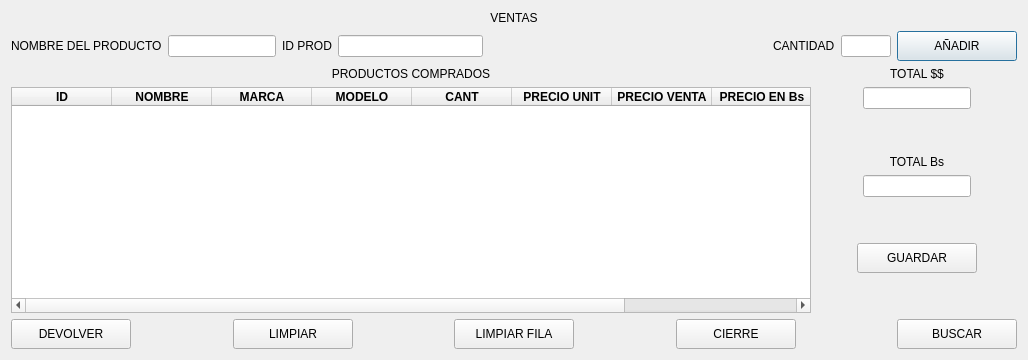
               <widget class="QWidget" name="page_ventas">
                <layout class="QVBoxLayout" name="verticalLayout_28">
                 <item>
                  <widget class="QLabel" name="label_8">
                   <property name="text">
                    <string>VENTAS</string>
                   </property>
                   <property name="alignment">
                    <set>Qt::AlignCenter</set>
                   </property>
                  </widget>
                 </item>
                 <item>
                  <layout class="QHBoxLayout" name="horizontalLayout_9">
                   <item>
                    <layout class="QHBoxLayout" name="horizontalLayout_27">
                     <item>
                      <widget class="QLabel" name="label_6">
                       <property name="text">
                        <string>NOMBRE DEL PRODUCTO</string>
                       </property>
                      </widget>
                     </item>
                     <item>
                      <widget class="QLineEdit" name="prod_name_edit">
                       <property name="minimumSize">
                        <size>
                         <width>100</width>
                         <height>0</height>
                        </size>
                       </property>
                       <property name="maximumSize">
                        <size>
                         <width>250</width>
                         <height>16777215</height>
                        </size>
                       </property>
                      </widget>
                     </item>
                    </layout>
                   </item>
                   <item>
                    <layout class="QHBoxLayout" name="horizontalLayout_7">
                     <item>
                      <widget class="QLabel" name="label_12">
                       <property name="text">
                        <string>ID PROD</string>
                       </property>
                      </widget>
                     </item>
                     <item>
                      <widget class="QLineEdit" name="id_prod_edit"/>
                     </item>
                    </layout>
                   </item>
                   <item>
                    <spacer name="horizontalSpacer_5">
                     <property name="orientation">
                      <enum>Qt::Horizontal</enum>
                     </property>
                     <property name="sizeType">
                      <enum>QSizePolicy::Expanding</enum>
                     </property>
                     <property name="sizeHint" stdset="0">
                      <size>
                       <width>40</width>
                       <height>20</height>
                      </size>
                     </property>
                    </spacer>
                   </item>
                   <item>
                    <layout class="QHBoxLayout" name="horizontalLayout_8">
                     <item>
                      <spacer name="horizontalSpacer_23">
                       <property name="orientation">
                        <enum>Qt::Horizontal</enum>
                       </property>
                       <property name="sizeHint" stdset="0">
                        <size>
                         <width>40</width>
                         <height>20</height>
                        </size>
                       </property>
                      </spacer>
                     </item>
                     <item>
                      <widget class="QLabel" name="label_11">
                       <property name="text">
                        <string>CANTIDAD</string>
                       </property>
                      </widget>
                     </item>
                     <item>
                      <widget class="QLineEdit" name="cant_prod">
                       <property name="maximumSize">
                        <size>
                         <width>50</width>
                         <height>16777215</height>
                        </size>
                       </property>
                      </widget>
                     </item>
                    </layout>
                   </item>
                   <item>
                    <widget class="QPushButton" name="add_v_btn">
                     <property name="minimumSize">
                      <size>
                       <width>120</width>
                       <height>30</height>
                      </size>
                     </property>
                     <property name="text">
                      <string>AÑADIR</string>
                     </property>
                     <property name="autoDefault">
                      <bool>true</bool>
                     </property>
                     <property name="default">
                      <bool>true</bool>
                     </property>
                    </widget>
                   </item>
                  </layout>
                 </item>
                 <item>
                  <layout class="QHBoxLayout" name="horizontalLayout_35">
                   <item>
                    <layout class="QVBoxLayout" name="verticalLayout_4">
                     <item>
                      <widget class="QLabel" name="label_4">
                       <property name="text">
                        <string>PRODUCTOS COMPRADOS</string>
                       </property>
                       <property name="alignment">
                        <set>Qt::AlignCenter</set>
                       </property>
                      </widget>
                     </item>
                     <item>
                      <widget class="QTableWidget" name="table_prod_comprados">
                       <property name="minimumSize">
                        <size>
                         <width>800</width>
                         <height>0</height>
                        </size>
                       </property>
                       <property name="maximumSize">
                        <size>
                         <width>1000</width>
                         <height>750</height>
                        </size>
                       </property>
                       <column>
                        <property name="text">
                         <string>ID</string>
                        </property>
                        <property name="font">
                         <font>
                          <weight>75</weight>
                          <bold>true</bold>
                         </font>
                        </property>
                       </column>
                       <column>
                        <property name="text">
                         <string>NOMBRE</string>
                        </property>
                        <property name="font">
                         <font>
                          <weight>75</weight>
                          <bold>true</bold>
                         </font>
                        </property>
                       </column>
                       <column>
                        <property name="text">
                         <string>MARCA</string>
                        </property>
                        <property name="font">
                         <font>
                          <weight>75</weight>
                          <bold>true</bold>
                         </font>
                        </property>
                       </column>
                       <column>
                        <property name="text">
                         <string>MODELO</string>
                        </property>
                        <property name="font">
                         <font>
                          <weight>75</weight>
                          <bold>true</bold>
                         </font>
                        </property>
                       </column>
                       <column>
                        <property name="text">
                         <string>CANT</string>
                        </property>
                        <property name="font">
                         <font>
                          <weight>75</weight>
                          <bold>true</bold>
                         </font>
                        </property>
                       </column>
                       <column>
                        <property name="text">
                         <string>PRECIO UNIT</string>
                        </property>
                        <property name="font">
                         <font>
                          <weight>75</weight>
                          <bold>true</bold>
                         </font>
                        </property>
                       </column>
                       <column>
                        <property name="text">
                         <string>PRECIO VENTA</string>
                        </property>
                        <property name="font">
                         <font>
                          <weight>75</weight>
                          <bold>true</bold>
                         </font>
                        </property>
                       </column>
                       <column>
                        <property name="text">
                         <string>PRECIO EN Bs</string>
                        </property>
                        <property name="font">
                         <font>
                          <weight>75</weight>
                          <bold>true</bold>
                         </font>
                        </property>
                       </column>
                       <column>
                        <property name="text">
                         <string/>
                        </property>
                        <property name="font">
                         <font>
                          <weight>50</weight>
                          <bold>false</bold>
                         </font>
                        </property>
                       </column>
                      </widget>
                     </item>
                    </layout>
                   </item>
                   <item>
                    <layout class="QHBoxLayout" name="horizontalLayout_34">
                     <item>
                      <layout class="QVBoxLayout" name="verticalLayout_27">
                       <item>
                        <layout class="QVBoxLayout" name="verticalLayout_10">
                         <item>
                          <layout class="QVBoxLayout" name="verticalLayout_7">
                           <item>
                            <widget class="QLabel" name="label_9">
                             <property name="layoutDirection">
                              <enum>Qt::RightToLeft</enum>
                             </property>
                             <property name="text">
                              <string>TOTAL $$</string>
                             </property>
                             <property name="alignment">
                              <set>Qt::AlignCenter</set>
                             </property>
                            </widget>
                           </item>
                           <item>
                            <layout class="QHBoxLayout" name="horizontalLayout_32">
                             <item>
                              <spacer name="horizontalSpacer_17">
                               <property name="orientation">
                                <enum>Qt::Horizontal</enum>
                               </property>
                               <property name="sizeHint" stdset="0">
                                <size>
                                 <width>40</width>
                                 <height>20</height>
                                </size>
                               </property>
                              </spacer>
                             </item>
                             <item>
                              <widget class="QLineEdit" name="total_v_line">
                               <property name="enabled">
                                <bool>true</bool>
                               </property>
                              </widget>
                             </item>
                             <item>
                              <spacer name="horizontalSpacer_16">
                               <property name="orientation">
                                <enum>Qt::Horizontal</enum>
                               </property>
                               <property name="sizeHint" stdset="0">
                                <size>
                                 <width>40</width>
                                 <height>20</height>
                                </size>
                               </property>
                              </spacer>
                             </item>
                            </layout>
                           </item>
                          </layout>
                         </item>
                         <item>
                          <spacer name="verticalSpacer_14">
                           <property name="orientation">
                            <enum>Qt::Vertical</enum>
                           </property>
                           <property name="sizeType">
                            <enum>QSizePolicy::Fixed</enum>
                           </property>
                           <property name="sizeHint" stdset="0">
                            <size>
                             <width>20</width>
                             <height>40</height>
                            </size>
                           </property>
                          </spacer>
                         </item>
                         <item>
                          <layout class="QVBoxLayout" name="verticalLayout_9">
                           <item>
                            <widget class="QLabel" name="label_13">
                             <property name="layoutDirection">
                              <enum>Qt::RightToLeft</enum>
                             </property>
                             <property name="text">
                              <string>TOTAL Bs</string>
                             </property>
                             <property name="alignment">
                              <set>Qt::AlignCenter</set>
                             </property>
                            </widget>
                           </item>
                           <item>
                            <layout class="QHBoxLayout" name="horizontalLayout_33">
                             <item>
                              <spacer name="horizontalSpacer_22">
                               <property name="orientation">
                                <enum>Qt::Horizontal</enum>
                               </property>
                               <property name="sizeHint" stdset="0">
                                <size>
                                 <width>40</width>
                                 <height>20</height>
                                </size>
                               </property>
                              </spacer>
                             </item>
                             <item>
                              <widget class="QLineEdit" name="total_bs_line">
                               <property name="enabled">
                                <bool>true</bool>
                               </property>
                              </widget>
                             </item>
                             <item>
                              <spacer name="horizontalSpacer_19">
                               <property name="orientation">
                                <enum>Qt::Horizontal</enum>
                               </property>
                               <property name="sizeHint" stdset="0">
                                <size>
                                 <width>40</width>
                                 <height>20</height>
                                </size>
                               </property>
                              </spacer>
                             </item>
                            </layout>
                           </item>
                          </layout>
                         </item>
                        </layout>
                       </item>
                       <item>
                        <spacer name="verticalSpacer_18">
                         <property name="orientation">
                          <enum>Qt::Vertical</enum>
                         </property>
                         <property name="sizeType">
                          <enum>QSizePolicy::Fixed</enum>
                         </property>
                         <property name="sizeHint" stdset="0">
                          <size>
                           <width>20</width>
                           <height>40</height>
                          </size>
                         </property>
                        </spacer>
                       </item>
                       <item>
                        <layout class="QVBoxLayout" name="verticalLayout_26">
                         <item>
                          <layout class="QHBoxLayout" name="horizontalLayout_29">
                           <item>
                            <spacer name="horizontalSpacer_15">
                             <property name="orientation">
                              <enum>Qt::Horizontal</enum>
                             </property>
                             <property name="sizeHint" stdset="0">
                              <size>
                               <width>40</width>
                               <height>20</height>
                              </size>
                             </property>
                            </spacer>
                           </item>
                           <item>
                            <widget class="QPushButton" name="save_v_btn">
                             <property name="minimumSize">
                              <size>
                               <width>120</width>
                               <height>30</height>
                              </size>
                             </property>
                             <property name="maximumSize">
                              <size>
                               <width>120</width>
                               <height>30</height>
                              </size>
                             </property>
                             <property name="text">
                              <string>GUARDAR</string>
                             </property>
                            </widget>
                           </item>
                           <item>
                            <spacer name="horizontalSpacer_13">
                             <property name="orientation">
                              <enum>Qt::Horizontal</enum>
                             </property>
                             <property name="sizeHint" stdset="0">
                              <size>
                               <width>40</width>
                               <height>20</height>
                              </size>
                             </property>
                            </spacer>
                           </item>
                          </layout>
                         </item>
                         <item>
                          <spacer name="verticalSpacer_2">
                           <property name="orientation">
                            <enum>Qt::Vertical</enum>
                           </property>
                           <property name="sizeHint" stdset="0">
                            <size>
                             <width>20</width>
                             <height>40</height>
                            </size>
                           </property>
                          </spacer>
                         </item>
                        </layout>
                       </item>
                      </layout>
                     </item>
                    </layout>
                   </item>
                  </layout>
                 </item>
                 <item>
                  <layout class="QHBoxLayout" name="horizontalLayout_21">
                   <item>
                    <widget class="QPushButton" name="delete_btn">
                     <property name="minimumSize">
                      <size>
                       <width>120</width>
                       <height>30</height>
                      </size>
                     </property>
                     <property name="styleSheet">
                      <string notr="true">QPushButton:hover{
background-color: rgb(255, 27, 6);
color: rgb(0, 0, 0);
font: 77 10pt &quot;Arial Black&quot;;
}
</string>
                     </property>
                     <property name="text">
                      <string>DEVOLVER</string>
                     </property>
                    </widget>
                   </item>
                   <item>
                    <spacer name="horizontalSpacer_11">
                     <property name="orientation">
                      <enum>Qt::Horizontal</enum>
                     </property>
                     <property name="sizeHint" stdset="0">
                      <size>
                       <width>40</width>
                       <height>20</height>
                      </size>
                     </property>
                    </spacer>
                   </item>
                   <item>
                    <widget class="QPushButton" name="clear_venta_btn">
                     <property name="minimumSize">
                      <size>
                       <width>120</width>
                       <height>30</height>
                      </size>
                     </property>
                     <property name="styleSheet">
                      <string notr="true">

QPushButton:hover{
background-color: rgb(255, 85, 0);
color: rgb(0, 0, 0);
font: 77 10pt &quot;Arial Black&quot;;
}
</string>
                     </property>
                     <property name="text">
                      <string>LIMPIAR</string>
                     </property>
                    </widget>
                   </item>
                   <item>
                    <spacer name="horizontalSpacer_2">
                     <property name="orientation">
                      <enum>Qt::Horizontal</enum>
                     </property>
                     <property name="sizeHint" stdset="0">
                      <size>
                       <width>40</width>
                       <height>20</height>
                      </size>
                     </property>
                    </spacer>
                   </item>
                   <item>
                    <widget class="QPushButton" name="clear_f_btn">
                     <property name="minimumSize">
                      <size>
                       <width>120</width>
                       <height>30</height>
                      </size>
                     </property>
                     <property name="styleSheet">
                      <string notr="true">QPushButton:hover{
background-color: rgb(255, 85, 0);
color: rgb(0, 0, 0);
font: 77 10pt &quot;Arial Black&quot;;
}
</string>
                     </property>
                     <property name="text">
                      <string>LIMPIAR FILA</string>
                     </property>
                    </widget>
                   </item>
                   <item>
                    <spacer name="horizontalSpacer_10">
                     <property name="orientation">
                      <enum>Qt::Horizontal</enum>
                     </property>
                     <property name="sizeHint" stdset="0">
                      <size>
                       <width>40</width>
                       <height>20</height>
                      </size>
                     </property>
                    </spacer>
                   </item>
                   <item>
                    <widget class="QPushButton" name="cierre_btn">
                     <property name="minimumSize">
                      <size>
                       <width>120</width>
                       <height>30</height>
                      </size>
                     </property>
                     <property name="text">
                      <string>CIERRE</string>
                     </property>
                    </widget>
                   </item>
                   <item>
                    <spacer name="horizontalSpacer_21">
                     <property name="orientation">
                      <enum>Qt::Horizontal</enum>
                     </property>
                     <property name="sizeHint" stdset="0">
                      <size>
                       <width>40</width>
                       <height>20</height>
                      </size>
                     </property>
                    </spacer>
                   </item>
                   <item>
                    <widget class="QPushButton" name="buscar_venta_btn">
                     <property name="minimumSize">
                      <size>
                       <width>120</width>
                       <height>30</height>
                      </size>
                     </property>
                     <property name="text">
                      <string>BUSCAR</string>
                     </property>
                    </widget>
                   </item>
                  </layout>
                 </item>
                </layout>
               </widget>
